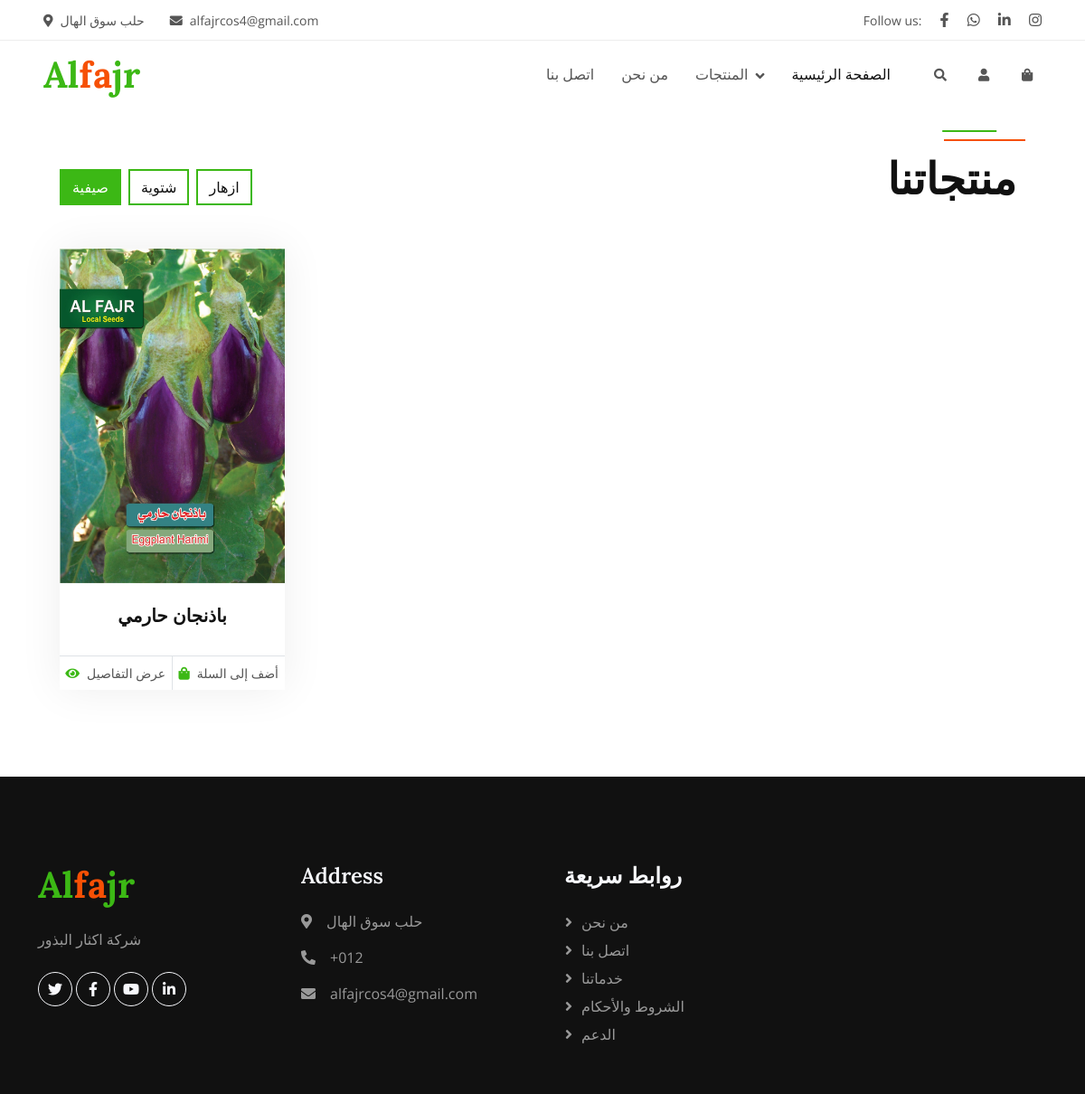
The app's page /product/summer/, older data.
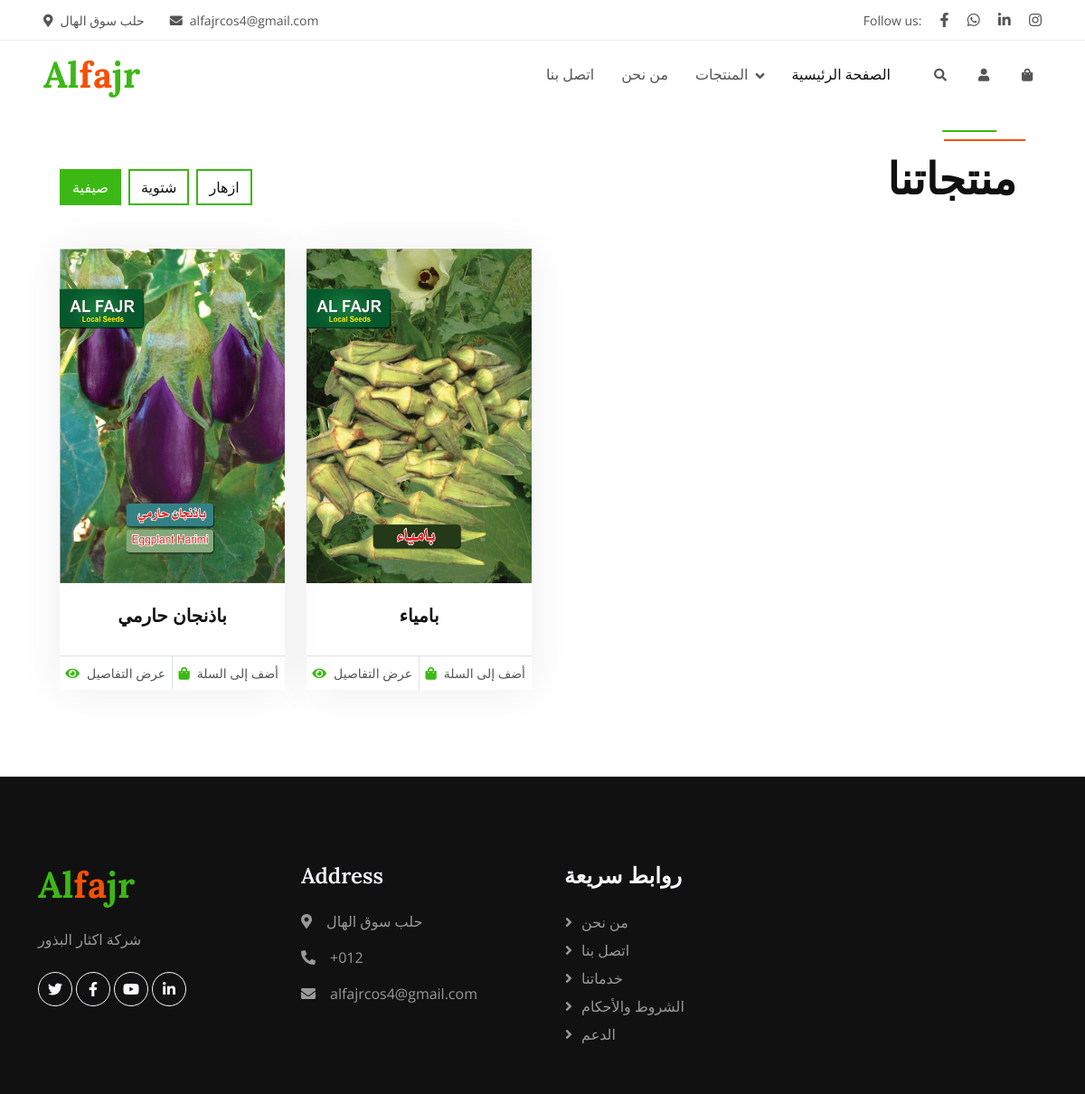
The same page, newer data.
### myalfajr/models.py (models this page shows, shortened)
class seeds(models.Model):
    name_s=models.CharField(max_length=225)
    catgory=models.CharField(choices=x ,default='m')
    img_s= models.ImageField(upload_to='imge',blank=True, max_length=255)

### myalfajr/views.py (the view)
# urls.py: path('product/<str:category>/', views.product, name='product'),
def product(request, category):
    all_seeds = seeds.objects.filter(catgory=category)
    if request.GET.get('show') == 'all':
        first_seeds = all_seeds  # عرض الكل
        show_more = False
    else:
        first_seeds = all_seeds[:8]
        show_more = all_seeds.count() > 8
    return render(request, 'alfajr/product.html', {
        'seed': first_seeds,
        'show_more': show_more,
        'category': category,
    })

### templates/alfajr/product.html (shortened to what this page needs)
{% extends "base.html" %}
{% load static %}
{% block content %}
    <div class="container mt-5 pt-5" >
        <div class="container-xxl py-5">
            <div class="container">
                <div class="row g-0 gx-5 align-items-end">
                    <div class="col-lg-6 text-end order-lg-last">
                        <div class="section-header mb-5 wow fadeInUp" data-wow-delay="0.1s" style="max-width: 500px;">
                            <h1 class="display-5 mb-3">منتجاتنا</h1>
                        </div>
                    </div>
                    <div class="col-lg-6 text-start order-lg-first">
                        <ul class="nav nav-pills d-inline-flex justify-content-start mb-5">
                            <li class="nav-item me-2">
                                <a class="btn btn-outline-primary border-2 active" data-bs-toggle="pill" href="#tab-1">صيفية</a>
                            </li>
                            <li class="nav-item me-2">
                                <a class="btn btn-outline-primary border-2" data-bs-toggle="pill" href="#tab-2">شتوية</a>
                            </li>
                            <li class="nav-item me-0">
                                <a class="btn btn-outline-primary border-2" data-bs-toggle="pill" href="#tab-3">ازهار</a>
                            </li>
                        </ul>
                    </div>
                </div>
                <div class="tab-content">
                    <div id="tab-1" class="tab-pane fade show p-0 active">
                        <div class="row g-4">
                            {% for seed in seed %}
                                <div class="col-lg-3 col-md-4 col-sm-6 wow fadeInUp" data-wow-delay="0.1s">
                                    <div class="product-item">
                                        <div class="position-relative bg-light overflow-hidden">
                                            <img class="img-fluid w-100" src="{{ seed.img_s.url }}" alt="{{ seed.name_s }}" style="height: 370px;">
                                        </div>
                                        <div class="text-center p-4">
                                            <a class="d-block h5 mb-2" href="">{{ seed.name_s }}</a>
                                        </div>
                                        <div class="d-flex border-top">
                                            <small class="w-50 text-center border-end py-2">
                                                <a class="text-body" href=""><i class="fa fa-eye text-primary me-2"></i>عرض التفاصيل</a>
                                            </small>
                                            <small class="w-50 text-center py-2">
                                                <a class="text-body" href=""><i class="fa fa-shopping-bag text-primary me-2"></i>أضف إلى السلة</a>
                                            </small>
                                        </div>
                                    </div>
                                </div>
                            {% endfor %}
                        </div>
                    </div>
                </div>
            </div>
        </div>
    </div>
{% endblock content %}

### templates/base.html (shortened to what this page needs)
{% load static %}
<!DOCTYPE html>
<html lang="en" dir="outo">
    <head>
        <link href="https://cdnjs.cloudflare.com/ajax/libs/font-awesome/5.10.0/css/all.min.css" rel="stylesheet">
        <link href="https://cdn.jsdelivr.net/npm/bootstrap-icons@1.4.1/font/bootstrap-icons.css" rel="stylesheet">
        <link href="{% static 'lib/animate/animate.min.css'%}" rel="stylesheet">
        <link href="{% static 'lib/owlcarousel/assets/owl.carousel.min.css'%}" rel="stylesheet">
        <link href="{% static 'css/bootstrap.min.css'%}" rel="stylesheet">
        <link href="{% static 'css/style.css'%}" rel="stylesheet">
       </head>
<body>
    <header>
        {% include 'parts/navbar.html' %}
    </header>
    <main>
        {% block content %}
        {% endblock %}
    </main>
    <footer>
        {% include 'parts/footer.html' %}
    </footer>
</body>

### templates/parts/navbar.html (shortened to what this page needs)
{% load static%}
<link rel="stylesheet" href="{% static 'css/style.css'%}">
    <div class="container-fluid fixed-top px-0 wow fadeIn" data-wow-delay="0.1s">
        <div class="top-bar row gx-0 align-items-center d-none d-lg-flex">
            <div class="col-lg-6 px-5 text-start">
                <small><i class="fa fa-map-marker-alt me-2"></i>حلب سوق الهال</small>
                <small class="ms-4"><i class="fa fa-envelope me-2"></i>alfajrcos4@gmail.com</small>
            </div>
            <div class="col-lg-6 px-5 text-end">
                <small>Follow us:</small>
                <a class="text-body ms-3" href="alfajrco@gmail.com"><i class="fab fa-facebook-f"></i></a>
                <a class="text-body ms-3" href=""><i class="fab fa-whatsapp"></i></a>
                <a class="text-body ms-3" href=""><i class="fab fa-linkedin-in"></i></a>
                <a class="text-body ms-3" href=""><i class="fab fa-instagram"></i></a>
            </div>
        </div>
        <nav class="navbar navbar-expand-lg navbar-light py-lg-0 px-lg-5 wow fadeIn" data-wow-delay="0.1s">
            <a href="{% url 'home'  %}" class="navbar-brand ms-4 ms-lg-0">
                <h1 class="fw-bold text-primary m-0">Al<span class="text-secondary">fa</span>jr</h1>
            </a>
            <div class="collapse navbar-collapse" id="navbarCollapse">
                <div class="navbar-nav ms-auto p-4 p-lg-0">
                    <a href="contact.html" class="nav-item nav-link">اتصل بنا</a>
                    <a href="about.html" class="nav-item nav-link"> من نحن </a>
                    <div class="nav-item dropdown">
                        <a href="#" class="nav-link dropdown-toggle" data-bs-toggle="dropdown"> المنتجات</a>
                    </div>
                    <a href="{% url 'home' %}" class="nav-item nav-link active">الصفحة الرئيسية</a>
                </div>
                <div class="d-none d-lg-flex ms-2">
                    <a class="btn-sm-square bg-white rounded-circle ms-3" href="{% url 'search' %}">
                        <small class="fa fa-search text-body"></small>
                    </a>
                    <a class="btn-sm-square bg-white rounded-circle ms-3" href="">
                        <small class="fa fa-user text-body"></small>
                    </a>
                    <a class="btn-sm-square bg-white rounded-circle ms-3" href="">
                        <small class="fa fa-shopping-bag text-body"></small>
                    </a>
                </div>
            </div>
        </nav>
    </div>

### templates/parts/footer.html
{% load static%}
<link rel="stylesheet" href="{% static 'css/style.css'%}">
<div class="container-fluid bg-dark footer mt-5 pt-5 wow fadeIn" data-wow-delay="0.1s">
        <div class="container py-5">
            <div class="row g-5">
                <div class="col-lg-3 col-md-6">
                    <h1 class="fw-bold text-primary mb-4">Al<span class="text-secondary">fa</span>jr</h1>
                    <p>شركة اكثار البذور </p>
                    <div class="d-flex pt-2">
                        <a class="btn btn-square btn-outline-light rounded-circle me-1" href=""><i class="fab fa-twitter"></i></a>
                        <a class="btn btn-square btn-outline-light rounded-circle me-1" href=""><i class="fab fa-facebook-f"></i></a>
                        <a class="btn btn-square btn-outline-light rounded-circle me-1" href=""><i class="fab fa-youtube"></i></a>
                        <a class="btn btn-square btn-outline-light rounded-circle me-0" href=""><i class="fab fa-linkedin-in"></i></a>
                    </div>
                </div>
                <div class="col-lg-3 col-md-6">
                    <h4 class="text-light mb-4">Address</h4>
                    <p><i class="fa fa-map-marker-alt me-3"></i>حلب سوق الهال</p>
                    <p><i class="fa fa-phone-alt me-3"></i>+012 </p>
                    <p><i class="fa fa-envelope me-3"></i>alfajrcos4@gmail.com</p>
                </div>
                <div class="col-lg-3 col-md-6">
                    <h4 class="text-light mb-4">روابط سريعة</h4>
                    <a class="btn btn-link" href="">من نحن</a>
                    <a class="btn btn-link" href="">اتصل بنا</a>
                    <a class="btn btn-link" href="">خدماتنا</a>
                    <a class="btn btn-link" href="">الشروط والأحكام</a>
                    <a class="btn btn-link" href="">الدعم</a>
                </div>
            </div>
        </div>
    </div>

### alfajr/static/css/style.css (style rules this page uses)
:root { --primary: #3CB815; --secondary: #F65005; --light: #F7F8FC; --dark: #111111; }
.btn { font-weight: 500; transition: .5s; }
.btn-square { width: 38px; height: 38px; }
.btn-sm-square { width: 32px; height: 32px; }
.btn-square, .btn-sm-square, .btn-lg-square { padding: 0; display: flex; align-items: center; justify-content: center; font-weight: normal; }
.fixed-top { transition: .5s; -webkit-transition:; -moz-transition:; -ms-transition:; -o-transition:; }
.top-bar { height: 45px; border-bottom: 1px solid rgba(0, 0, 0, .07); }
.navbar .dropdown-toggle::after { border: none; content: "\f107"; font-family: "Font Awesome 5 Free"; font-weight: 900; vertical-align: middle; margin-left: 8px; }
.navbar .navbar-nav .nav-link { padding: 25px 15px; color: #555555; font-weight: 500; outline: none; }
.navbar .navbar-nav .nav-link:hover, .navbar .navbar-nav .nav-link.active { color: var(--dark); }
.section-header { position: relative; padding-top: 25px; }
.section-header::before { position: absolute; content: ""; width: 60px; height: 2px; top: 0; left: 90%; transform: translateX(-53%); background: var(--primary); -webkit-transform: translateX(-53%); -moz-transform: translateX(-53%); -ms-transform: translateX(-53%); -o-transform: translateX(-53%); }
.section-header::after { position: absolute; content: ""; width: 90px; height: 2px; top: 10px; left: 93%; transform: translateX(-50%); background: var(--secondary); }
.nav-pills .nav-item .btn { color: var(--dark); }
.nav-pills .nav-item .btn:hover, .nav-pills .nav-item .btn.active { color: #FFFFFF; }
.product-item { box-shadow: 0 0 45px rgba(0, 0, 0, .07); }
.product-item img { transition: .5s; }
.footer { color: #999999; }
.footer .btn.btn-link { display: block; margin-bottom: 5px; padding: 0; text-align: left; color: #999999; font-weight: normal; text-transform: capitalize; transition: .3s; }
.footer .btn.btn-link::before { position: relative; content: "\f105"; font-family: "Font Awesome 5 Free"; font-weight: 900; color: #999999; margin-right: 10px; }

Row changes from the older to the newer data that the page shows:
added seeds: img_s (picture), name_s "بامياء"
